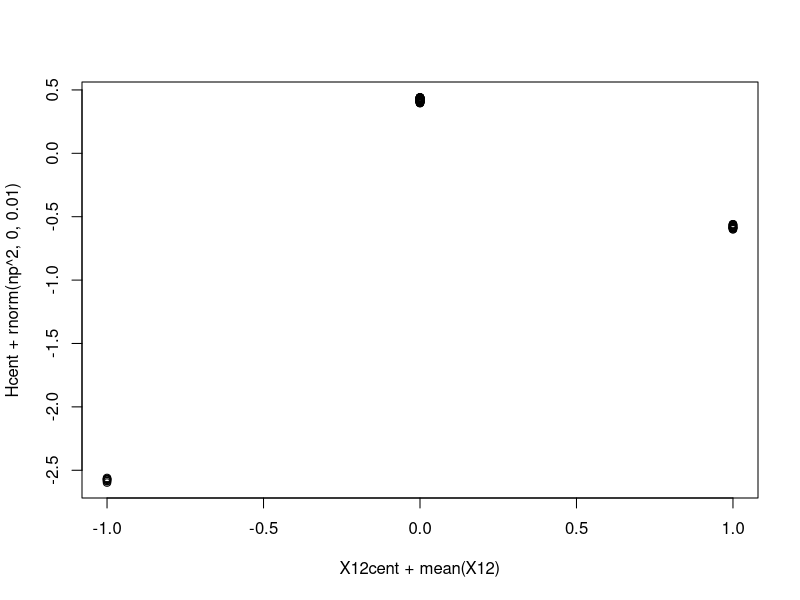
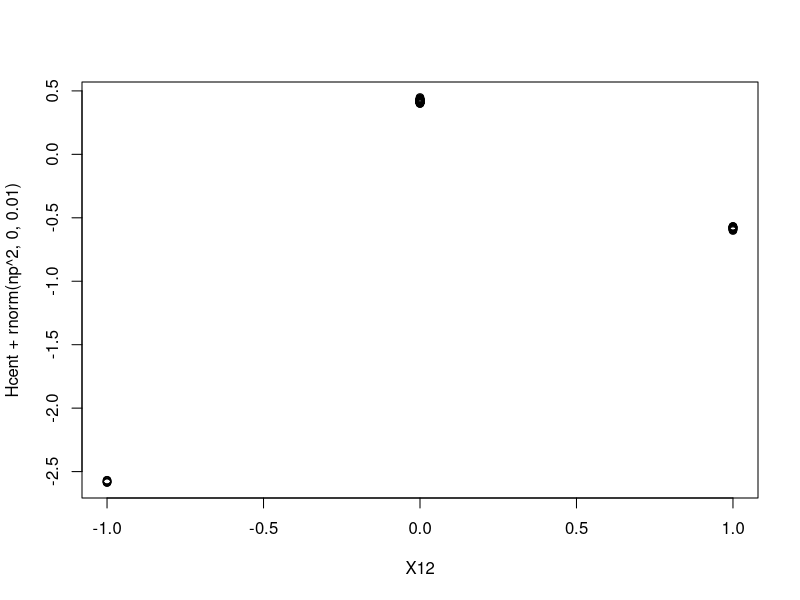
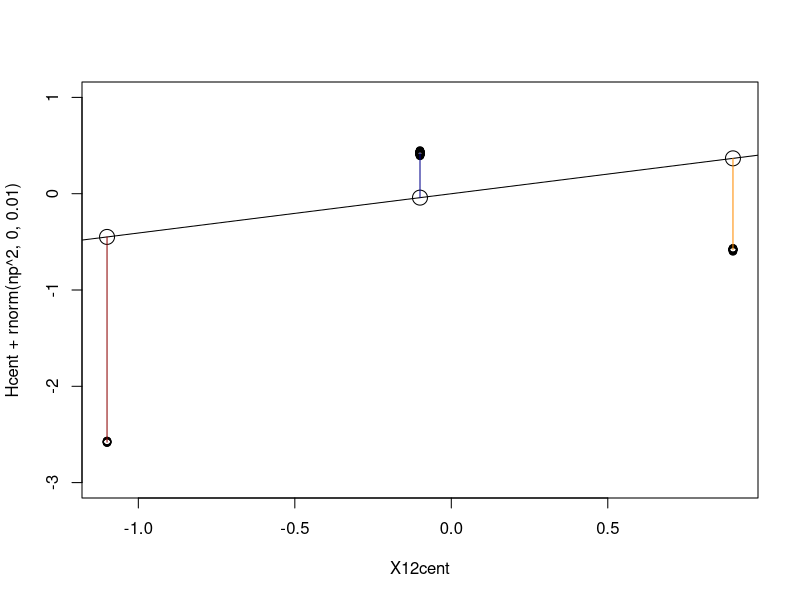
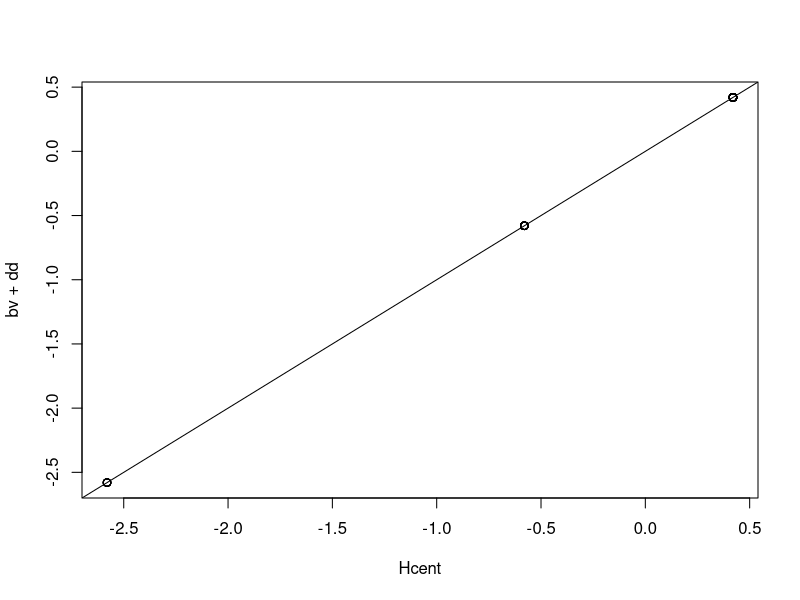
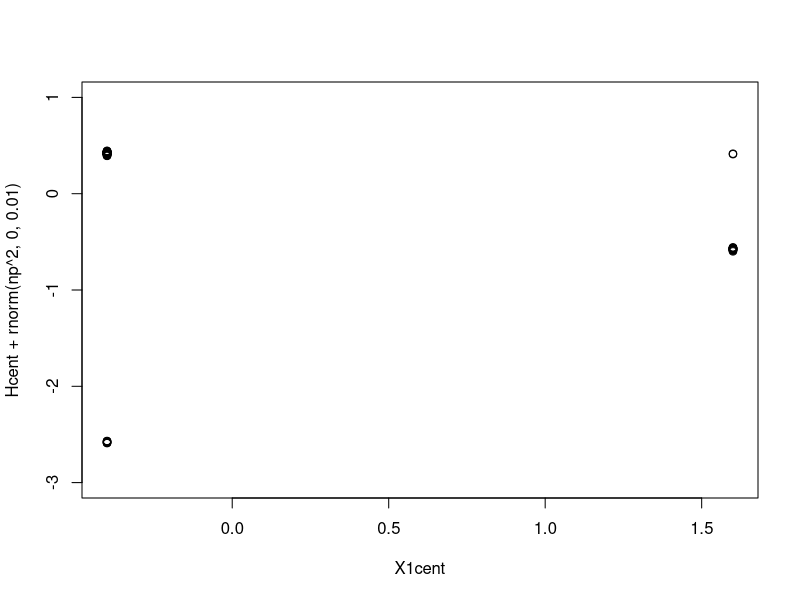
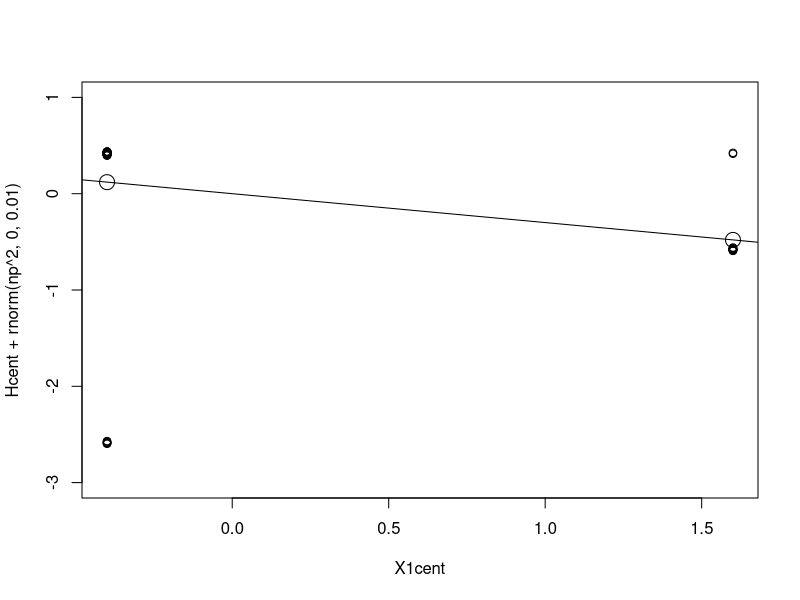
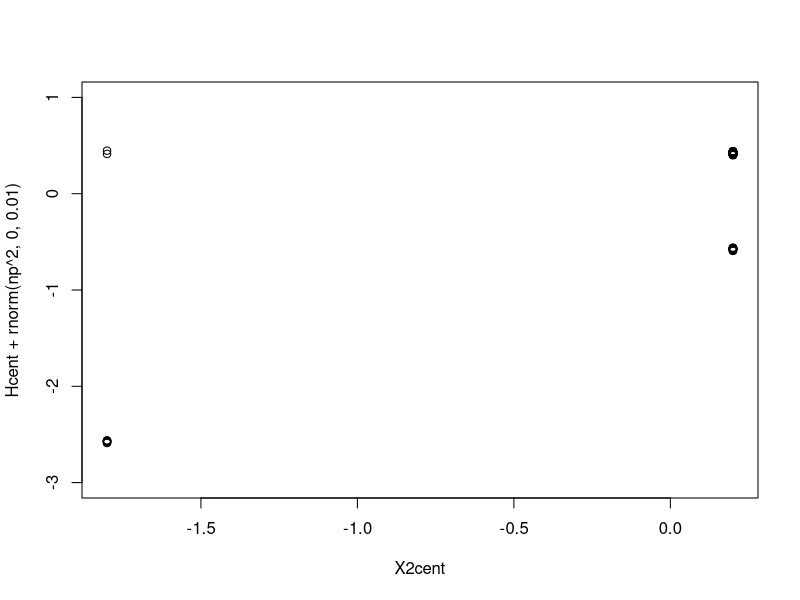
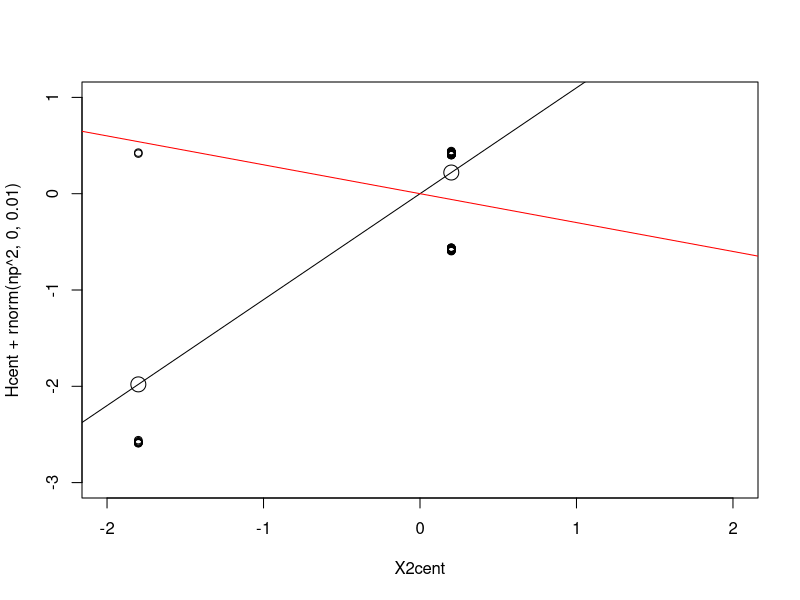

Source code (R) for these figures, in order: (Note: this script raises an error after producing the figures.)
# Below we will consider two examples,
# The first will have -1 genotype favoured in pool 1 and +1 favoured in pool 2 reflected in the GCA.
# The second will have +1 genotype favoured in both pools in terms of GCA, but the -1 genotype in pool 1
# is actually desired for long term improvement.

# Both examples will have the below in common, but different allele frequencies
a <- 1
d <- 2
np <- 10

######################################
# Example 1
(p1 <- 0.1)
q1 <- 1-p1
p2 <- 0.9
(q2 <- 1-p2)

set.seed(2)
table(X1 <- cbind(sample(c(-1,1), np, prob = c(q1, p1), replace = T)))
table(X2 <- cbind(sample(c(-1,1), np, prob = c(q2, p2), replace = T)))

(X1[rep(1:np, each = np),])
(X2[rep(1:np, times = np),])
X12 <- matrix((X1[rep(1:np, each = np),] + X2[rep(1:np, times = np),])/2, ncol = np)
X12
X1[1]
X2[1]
(W12 <- -1*abs(X12) + 1)

(H <- a*X12 + d*W12)
colnames(H) <- rownames(H) <- 1:np

# centring
Hcent <- H - mean(H)
mean(Hcent)
X12cent <- X12 - mean(X12)
mean(X12cent)
table(H)
table(Hcent)
# plot
plot(X12cent + mean(X12), Hcent + rnorm(np^2, 0, 0.01))
plot(X12, Hcent + rnorm(np^2, 0, 0.01))
# Now we consider the breeding values and dominance deviations in the hybrids (ignoring GCA/SCA for now)
(alpha <- cov(c(X12cent),c(Hcent))/var(c(X12cent)))
# 0.408

# overall allele frequencies in the hybrids
(p <- mean(X12+1)/2) # 0.55
(q <- 1-p) # 0.45
a + (q-p)*d #alpha not considering F, does not match 
# 0.8
(F <- 1 - mean(X12==0) / (2*p*q)) # accounting for non-random mating (i.e., structured mating between pools and not within) Falconer eq. 3.15
# -0.4949495
a + (q-p)*d*(1-F)/(1+F) # check via theory alpha considering F
a + d*cov(c(X12),c(W12))/var(c(X12)) # another way which respects the across-pool mating
# i.e., the fundamental issue causing a distinction with just using a + (q-p)*d is assortative or structured mating between pools, rather than inbreeding itself.
# 0.408
(mu <- mean(Hcent) - alpha*mean(c(X12cent)))
# 0
# insert allele substitution effect, alpha via regression line
plot(X12cent, Hcent + rnorm(np^2, 0, 0.01), ylim = c(-3,1)); abline(a=mu, b=alpha)
# plot(X12cent + mean(X12), Hcent + rnorm(np^2, 0, 0.01)); abline(a=mu-mean(X12), b=alpha)
(bv <- X12cent*alpha)
points(unique(c(X12cent)), unique(c(bv)), pch = 1, cex = 2) # insert breeding values of the three types of hybrids
(dd <- Hcent - X12cent*alpha) # insert dominance deviations
lines(unique(c(X12cent))[c(1,1)], c(unique(c(bv))[1], unique(c(bv))[1] + unique(c(dd))[1]), col = "darkblue")
lines(unique(c(X12cent))[c(2,2)], c(unique(c(bv))[2], unique(c(bv))[2] + unique(c(dd))[2]), col = "darkred")
lines(unique(c(X12cent))[c(3,3)], c(unique(c(bv))[3], unique(c(bv))[3] + unique(c(dd))[3]), col = "darkorange")
plot(Hcent, bv + dd); abline(a=0,b=1) # check

# GCA's and sca's
# pop 1
q1 # 0.9 # so we want to move towards the -1 genotype in pool 1, and we are starting very close to that
(X1cent <- X1[rep(1:np, each = np),] - mean(X1))
plot(X1cent, Hcent + rnorm(np^2, 0, 0.01), ylim = c(-3,1))
# plot(X1cent + mean(X1), Hcent + rnorm(np^2, 0, 0.01), ylim = c(-3,1))
(alpha1 <- cov(c(X1cent),c(Hcent))/var(c(X1cent)))
# -0.3
(p1_obs <- mean(X1 == 1)) # observed allele frequencies
(q1_obs <- mean(X1 == -1))
(p2_obs <- mean(X2 == 1))
(q2_obs <- mean(X2 == -1))
(a + (q2_obs-p2_obs)*d)/2 # check with theory
# -0.3
(F1 <- 1 - mean(W12)/(p1_obs*q2_obs + q1_obs*p2_obs)) # 1 - observed/expected hets = 0 in this case since we make all crosses
(a + (q2_obs-p2_obs)*d*(1-F1)/(1+F1))/2
a/2 + d*cov(c(X1cent), c(W12))/var(c(X1cent)) # another way to account for non-random mating (when it exists)
# -0.3
(mu1 <- mean(Hcent) - alpha1*mean(c(X1cent)))
#-1.822986e-16
plot(X1cent, Hcent + rnorm(np^2, 0, 0.01), ylim = c(-3,1)); abline(a=mu1, b=alpha1)
# gcas of pop1
(X1cent2 <- X1  - mean(X1))
(gca1 <- X1cent2*alpha1)
cbind(colMeans(Hcent), gca1)# check with hybrid table
points(unique(c(X1cent)), unique(c(round(X1cent*alpha1,3))), pch = 1, cex = 2)
# so here we can see that the -1 genotype in pool 1 is favoured, as we would expect.

# pop 2
p2 # 0.9 # so we want to move towards the +1 genotype in pool 2, and we are starting very close to that
(X2cent <- X2[rep(1:np, times = np),] - mean(X2))
plot(X2cent, Hcent + rnorm(np^2, 0, 0.01), ylim = c(-3,1))
(alpha2 <- cov(c(X2cent),c(Hcent))/var(c(X2cent)))
# 1.1
(a + (q1_obs-p1_obs)*d)/2 # check with theory
# 1.1
(F2 <- F1) # same as before
(a + (q1_obs-p1_obs)*d*(1-F2)/(1+F2))/2
a/2 + d*cov(c(X2cent), c(W12))/var(c(X2cent)) # another way to account for non-random mating (when it exists)
# 1.1
(mu2 <- mean(Hcent) - alpha2*mean(c(X2cent)))
plot(X2cent, Hcent + rnorm(np^2, 0, 0.01), ylim = c(-3,1), xlim=c(-2,2)); abline(a=mu2, b=alpha2);abline(a=mu1,b=alpha1, col="red")
# gcas of pop1
(X2cent2 <- X2  - mean(X2))
(gca2 <- X2cent2*alpha2)
cbind(rowMeans(Hcent), gca2)# check with hybrid table
points(unique(c(X2cent)), unique(c(round(X2cent*alpha2,3))), pch = 1, cex = 2)
# points(unique(c(X1cent)), unique(c(round(X1cent*alpha1,3))), pch = 1, cex = 2, col="red")
# so here we can see that the +1 genotype in pool 2 is favoured, as we would expect.

# SCA
# deviation from GCA and SCA
sca <- Hcent - (gca1[rep(1:np, each = np)] + gca2[rep(1:np, times = np)])
plot(Hcent, gca1[rep(1:np, each = np)] + gca2[rep(1:np, times = np)] + sca); abline(a=0,b=1) # check
# nice.

# lets plot this...
plot(X12cent, Hcent + rnorm(np^2, 0, 0.01), ylim = c(-3,1))
# Firstly, we need to conert our alphas to the scale of the hybrid genotypes
unique(c(X12)) # need to swap 1 and 2
# GCA1
points(unique(c(X12cent))[c(2,1,3)], (c(-1,-1,1) - mean(X1))*alpha1, pch = 1, cex = 1, col = "darkorange") # GCA1
lines(unique(c(X12cent))[c(2,1,3)], (c(-1,-1,1) - mean(X1))*alpha1, pch = 1, col = "darkorange") # GCA1
lines(unique(c(X12cent))[c(2,1,3)], (c(-1,0,1) - mean(X1))*alpha1, lty = 3, lwd = 0.5, col = "darkorange") # GCA1
# GCA2
points(unique(c(X12cent))[c(2,1,3)], (c(-1,1,1) - mean(X2))*alpha2, pch = 1, cex = 1, col = "darkred") # GCA2
lines(unique(c(X12cent))[c(2,1,3)], (c(-1,1,1) - mean(X2))*alpha2, pch = 1, col = "darkred") # GCA2
lines(unique(c(X12cent))[c(2,1,3)], (c(-1,0,1) - mean(X2))*alpha2, lty = 3, lwd = 0.5, col = "darkred") # GCA2
# combined
(gca <- (c(-1,-1,1) - mean(X1))*alpha1 + (c(-1,1,1) - mean(X2))*alpha2)
points(unique(c(X12cent))[c(2,1,3)], gca, pch = 1, cex = 1, col = "darkblue") # combined GCA line (GCA1 + GCA2)
lines(unique(c(X12cent))[c(2,1,3)], gca, pch = 1, col = "darkblue") # combined GCA line (GCA1 + GCA2)
# sca deviations (from combined GCA line)
lines(unique(c(X12cent))[c(2,2)], c(gca[1], gca[1] + unique(c(sca))[2]))
lines(unique(c(X12cent))[c(3,3)], c(gca[3], gca[3] + unique(c(sca))[3]))
lines(unique(c(X12cent))[c(1,1)], c(gca[2], gca[2] + unique(c(sca))[1]))
# The reason we dont have straight lines here is because at the heterozygote, the gca of the parents from
# pools 1 and 2 are equal to their values at -1 and 1, respectively (because those give the hybrid at 0).

# Note that the other way to get the hybrid is if the parents are +1 and -1 (reciprocals of above)
# in this case the plot is given by:
plot(X12cent, Hcent + rnorm(np^2, 0, 0.01), ylim = c(-3,1))
# GCA1
points(unique(c(X12cent))[c(2,1,3)], (c(-1,1,1) - mean(X1))*alpha1, pch = 1, cex = 1, col = "darkorange") # GCA1
lines(unique(c(X12cent))[c(2,1,3)], (c(-1,1,1) - mean(X1))*alpha1, pch = 1, col = "darkorange") # GCA1
lines(unique(c(X12cent))[c(2,1,3)], (c(-1,0,1) - mean(X1))*alpha1, lty = 3, lwd = 0.5, col = "darkorange") # GCA1
# GCA2
points(unique(c(X12cent))[c(2,1,3)], (c(-1,-1,1) - mean(X2))*alpha2, pch = 1, cex = 1, col = "darkred") # GCA2
lines(unique(c(X12cent))[c(2,1,3)], (c(-1,-1,1) - mean(X2))*alpha2, pch = 1, col = "darkred") # GCA2
 lines(unique(c(X12cent))[c(2,1,3)], (c(-1,0,1) - mean(X2))*alpha2, lty = 3, lwd = 0.5, col = "darkred") # GCA2
# combined
(gca <- (c(-1,1,1) - mean(X1))*alpha1 + (c(-1,-1,1) - mean(X2))*alpha2)
points(unique(c(X12cent))[c(2,1,3)], gca, pch = 1, cex = 1, col = "darkblue") # combined GCA line (GCA1 + GCA2)
lines(unique(c(X12cent))[c(2,1,3)], gca, pch = 1, col = "darkblue") # combined GCA line (GCA1 + GCA2)
lines(unique(c(X12cent))[c(2,2)], c(gca[1], gca[1] + unique(c(sca))[2])) # exactly the same as above
lines(unique(c(X12cent))[c(3,3)], c(gca[3], gca[3] + unique(c(sca))[3])) # exactly the same as above
lines(unique(c(X12cent))[c(1,1)], c(gca[2], gca[2] + unique(c(sca))[4])) # new line for the reciprocal hybrid

# also, we can see the above favours moving pool 1 to -1 genotype and pool 2 to +1 genotype
# below, we will see what happens when GCAs do not favour this, although the locus still has d = 2 > a = 1 like here

# assume pop2 (rows) is testers
Hcent_T <- t(scale(t(H), scale = FALSE))
rowMeans(Hcent_T)
p_T <- as.numeric(X2 == 1)
q_T <- 1- p_T
(alpha_T <- a+(q_T - p_T)*d)
apply(rep(alpha_T, 10)*X12, 1, var)
# 0.1777778 0.1777778 0.1777778 0.1777778 0.1777778 0.1777778 1.6000000 0.1777778 0.1777778 0.1777778
# variance of testcrosses, showing that tester with -1 has highest variance
# lets show this below logically...
# a=1, d= 2, the favourable testers have genotype = 1, given pool 1 has allele frequencies p = 0.2, q = 0.8

X1
# aa  Aa
# 0.8 0.2
gca1 # so 5 & 6 which are +1 genotype have lower gca's than the -1 genotyps, 
# so we want to show gca(g = -1) > gca(g = +1)
# This means that if we have a tester which is AA, it produces hybrids
# Aa     AA
# at frequencies
# 0.8 and 0.2
# d      a
# meaning that a pool 1 parent with aa has hybrids Aa with d =2, 
# while a parent with AA has hybrids AA with a = 1.
# so the gap is 1.

# Alternatively, if we have a tester which is aa, it produces hybrids
# Aa     aa
# at frequencies
# 0.2 and 0.8
# d      -a
# meaning that a pool 1 parent with aa has hybrids aa with -a =-1, 
# while a parent with AA has hybrids Aa with d = 2.
# so the gap is 3.

# in both cases, the rankings of parent GCA's are correct, but a tester
# with -1 will give greater variance as shown by below
apply(rep(alpha_T, 10)*X12, 1, var)*9/10 # note we need to multiply by 9/10 since var uses 1/(n-1) instead of 1/n
0.5*(1+F11)*p1_obs*q1_obs*alpha_T^2

# ok, so the above works for a single tester. If you are interested in the full factorial, i'll leave it to you.
# but the above shows the tester case perfectly.
# I would suggest doing the reciprocal crosses (testers are pool 1), since it will show a different tester state which is favorable...


# additive variance in the hybrids
(F11 <- 1 - mean(X1==0) / (2*p1_obs*q1_obs))
(sigma_tc = 0.5*(1+F11)*p1_obs*q1_obs*((alpha_T)^2))

(mu_tc <- a * (p1_obs * p2_obs - q1_obs * q2_obs) + d * (p1_obs * q2_obs + p2_obs * q1_obs))
(mean(H))

######################################
# Example 2
a # same as above
d # same as above
(p1 <- 0.3) # I changed here now
q1 <- 1-p1
p2 <- 0.7 # I changed here now
(q2 <- 1-p2)

# The code below is exactly the same as above, now using different allele frequencies
set.seed(2)
table(X1 <- cbind(sample(c(-1,1), np, prob = c(q1, p1), replace = T)))
table(X2 <- cbind(sample(c(-1,1), np, prob = c(q2, p2), replace = T)))

(X1[rep(1:np, each = np),])
(X2[rep(1:np, times = np),])
X12 <- matrix((X1[rep(1:np, each = np),] + X2[rep(1:np, times = np),])/2, ncol = np)
X12
X1[1]
X2[1]
(W12 <- -1*abs(X12) + 1)

(H <- a*X12 + d*W12)
colnames(H) <- rownames(H) <- 1:np

# centring
Hcent <- H - mean(H)
mean(Hcent)
X12cent <- X12 - mean(X12)
mean(X12cent)
# plot
plot(X12cent + mean(X12), Hcent + rnorm(np^2, 0, 0.01))
# Now we consider the breeding values and dominance deviations in the hybrids (ignoring GCA/SCA for now)
(alpha <- cov(c(X12cent),c(Hcent))/var(c(X12cent)))
# 0.76 (0.408 before)
# overall allele frequencies in the hybrids
(p <- mean(X12+1)/2) # 0.55 (same as before)
(q <- 1-p) # 0.45
(F <- 1 - mean(X12==0) / (2*p*q)) # accounting for non-random mating (i.e., structured mating between pools and not within)
# -0.09090909 (-0.4949495 before)
a + (q-p)*d*(1-F)/(1+F) # check via theory
a + d*cov(c(X12),c(W12))/var(c(X12)) # another way which respects the across-pool mating
# i.e., the fundamental issue causing a distinction with just using a + (q-p)*d is assortative or structured mating between pools, rather than inbreeding itself.
# 0.76 (0.408 before)
(mu <- mean(Hcent) - alpha*mean(c(X12cent)))
# 0
# insert allele substitution effect, alpha via regression line
plot(X12cent, Hcent + rnorm(np^2, 0, 0.01), ylim = c(-3,1)); abline(a=mu, b=alpha)
# plot(X12cent + mean(X12), Hcent + rnorm(np^2, 0, 0.01)); abline(a=mu-mean(X12), b=alpha)
(bv <- X12cent*alpha)
points(unique(c(X12cent)), unique(c(bv)), pch = 1, cex = 2) # insert breeding values of the three types of hybrids
(dd <- Hcent - X12cent*alpha) # insert dominance deviations
lines(unique(c(X12cent))[c(1,1)], c(unique(c(bv))[1], unique(c(bv))[1] + unique(c(dd))[1]), col = "darkblue")
lines(unique(c(X12cent))[c(2,2)], c(unique(c(bv))[2], unique(c(bv))[2] + unique(c(dd))[2]), col = "darkred")
lines(unique(c(X12cent))[c(3,3)], c(unique(c(bv))[3], unique(c(bv))[3] + unique(c(dd))[3]), col = "darkorange")
plot(Hcent, bv + dd); abline(a=0,b=1) # check

# GCA's and sca's
# pop 1
q1 # 0.7 # so we still want to move towards the -1 genotype in pool 1, but we are now starting further away.
(X1cent <- X1[rep(1:np, each = np),] - mean(X1))
plot(X1cent, Hcent + rnorm(np^2, 0, 0.01), ylim = c(-3,1))
(alpha1 <- cov(c(X1cent),c(Hcent))/var(c(X1cent)))
# 0.1 (-0.3 before)
(p1_obs <- mean(X1 == 1)) # observed allele frequencies
(q1_obs <- mean(X1 == -1))
(p2_obs <- mean(X2 == 1))
(q2_obs <- mean(X2 == -1))
(a + (q2_obs-p2_obs)*d)/2 # check with theory
# 0.1 (-0.3 before)
(F1 <- 1 - mean(W12)/(p1_obs*q2_obs + q1_obs*p2_obs)) # 1 - observed/expected hets = 0 in this case since we make all crosses
(a + (q2_obs-p2_obs)*d*(1-F1)/(1+F1))/2 #0.1
a/2 + d*cov(c(X1cent), c(W12))/var(c(X1cent)) # 0.1 another way to account for non-random mating (when it exists)
# 0.1 (-0.3 before)
(mu1 <- mean(Hcent) - alpha1*mean(c(X1cent)))
plot(X1cent, Hcent + rnorm(np^2, 0, 0.01), ylim = c(-3,1)); abline(a=mu1, b=alpha1)
# gcas of pop1
(X1cent2 <- X1  - mean(X1))
(gca1 <- X1cent2*alpha1)
cbind(colMeans(Hcent), gca1)# check with hybrid table
points(unique(c(X1cent)), unique(c(round(X1cent*alpha1,3))), pch = 1, cex = 2)
# so here we can see that the -1 genotype in pool 1 is no longer favoured via the gca effects
# Despite long-term we do want that -1 genotype in pool 1, the key issue here as that the
# gca effects reflect the average combining ability of the parents, so with a change in allele frequency
# in pool 2 (from 0.9 for +1 to 0.7), the average looks worse for the -1 genotype, and hence the gca effects
# want to push the pool towards +1, favouring a local maximum at a = 1, ignoring the long-term potential to
# get towards d (via favouring the -1 genotype).

# pop 2
q2 # 0.3 # so we still want to move towards the 1 genotype in pool 3, but we are now starting further away.
(X2cent <- X2[rep(1:np, times = np),] - mean(X2))
plot(X2cent, Hcent + rnorm(np^2, 0, 0.01), ylim = c(-3,1))
(alpha2 <- cov(c(X2cent),c(Hcent))/var(c(X2cent)))
# 0.7 (1.1 before)
(a + (q1_obs-p1_obs)*d)/2 # check with theory
# 0.1 (-0.3 before)
(F2 <- F1) # 1 - observed/expected hets = 0 in this case since we make all crosses
(a + (q1_obs-p1_obs)*d*(1-F2)/(1+F2))/2 #0.7
a/2 + d*cov(c(X2cent), c(W12))/var(c(X2cent)) # 0.7 another way to account for non-random mating (when it exists)
# 0.1 (-0.3 before)
(mu2 <- mean(Hcent) - alpha2*mean(c(X2cent)))
plot(X2cent, Hcent + rnorm(np^2, 0, 0.01), ylim = c(-3,1)); abline(a=mu2, b=alpha2)

# gcas of pop2
(X2cent2 <- X2  - mean(X2))
(gca2 <- X2cent2*alpha2)
cbind(rowMeans(Hcent), gca2)# check with hybrid table
points(unique(c(X2cent)), unique(c(round(X2cent*alpha2,3))), pch = 1, cex = 2)

# lets take the same a and d values, but change the frequency of the pool 2 alleles, and check the alpha1
# and the gca for parents in pool1
p22 <- seq(0,1,0.01)
q22 <- 1 - p22
(alpha11 <- a + (q22-p22)*d)
plot(p22, alpha11, ylim = c(-3,3)); abline(a=0,b=0)
lines(p22, -1*alpha11, col = "red") # -1 genotype's gca in pool 1
lines(p22, 1*alpha11, col = "blue") # +1 genotype's gca in pool 1
# so what allele frequency do we need to get a positive gca for the -1 genotype?
# assume -1*alpha11 >= 0
# ie.. alpha11 <= 0
# a + (q22-p22)*d <= 0
# (q22-p22) <= -a/d
# so when a=1,d=2
# we want (q22-p22) <= -1/2
# given q = 1-p
# 1-2*p22 <= -1/2
gca1_x <- cbind(alpha11, p22)
gca1_x[which.min(abs(gca1_x[, "alpha11"])), "p22"]
lines(c(0.75,0.75), c(-3,3))
# p22 >= 0.75 (which we had before when p22 = 0.9, but not now as p22 = 0.7)

# pop 2
p2 # 0.7 # so we still want to move towards the +1 genotype in pool 2, but we are now starting further away.
(X2cent <- X2[rep(1:np, times = np),] - mean(X2))
plot(X2cent, Hcent + rnorm(np^2, 0, 0.01), ylim = c(-3,1))
(alpha2 <- cov(c(X2cent),c(Hcent))/var(c(X2cent)))
# 0.7 (1.1 before)
(a + (q1_obs-p1_obs)*d)/2 # check with theory
# 0.7 (1.1 before)
(F2 <- F1) # same as before
(a + (q1_obs-p1_obs)*d*(1-F2)/(1+F2))/2
a/2 + d*cov(c(X2cent), c(W12))/var(c(X2cent)) # another way to account for non-random mating (when it exists)
# 0.7 (1.1 before)
(mu2 <- mean(Hcent) - alpha2*mean(c(X2cent)))
plot(X2cent, Hcent + rnorm(np^2, 0, 0.01), ylim = c(-3,1)); abline(a=mu2, b=alpha2)
# gcas of pop1
(X2cent2 <- X2  - mean(X2))
(gca2 <- X2cent2*alpha2)
cbind(rowMeans(Hcent), gca2)# check with hybrid table
points(unique(c(X2cent)), unique(c(round(X2cent*alpha2,3))), pch = 1, cex = 2)
# so here we can see that the +1 genotype in pool 2 is still favoured

# SCA
# deviation from GCA and SCA
sca <- Hcent - (gca1[rep(1:np, each = np)] + gca2[rep(1:np, times = np)])
plot(Hcent, gca1[rep(1:np, each = np)] + gca2[rep(1:np, times = np)] + sca); abline(a=0,b=1) # check
# nice.

# lets plot this...
plot(X12cent, Hcent + rnorm(np^2, 0, 0.01), ylim = c(-3,1))
# Firstly, we need to conert our alphas to the scale of the hybrid genotypes
unique(c(X12)) # need to swap 1 and 2
# GCA1
points(unique(c(X12cent))[c(2,1,3)], (c(-1,-1,1) - mean(X1))*alpha1, pch = 1, cex = 1, col = "darkorange") # GCA1
lines(unique(c(X12cent))[c(2,1,3)], (c(-1,-1,1) - mean(X1))*alpha1, pch = 1, col = "darkorange") # GCA1
# lines(unique(c(X12cent))[c(2,1,3)], (c(-1,0,1) - mean(X1))*alpha1, lty = 3, lwd = 0.5, col = "darkorange") # GCA1
# GCA2
points(unique(c(X12cent))[c(2,1,3)], (c(-1,1,1) - mean(X2))*alpha2, pch = 1, cex = 1, col = "darkred") # GCA2
lines(unique(c(X12cent))[c(2,1,3)], (c(-1,1,1) - mean(X2))*alpha2, pch = 1, col = "darkred") # GCA2
# lines(unique(c(X12cent))[c(2,1,3)], (c(-1,0,1) - mean(X2))*alpha2, lty = 3, lwd = 0.5, col = "darkred") # GCA2
# combined
(gca <- (c(-1,-1,1) - mean(X1))*alpha1 + (c(-1,1,1) - mean(X2))*alpha2)
points(unique(c(X12cent))[c(2,1,3)], gca, pch = 1, cex = 1, col = "darkblue") # combined GCA line (GCA1 + GCA2)
lines(unique(c(X12cent))[c(2,1,3)], gca, pch = 1, col = "darkblue") # combined GCA line (GCA1 + GCA2)
# sca deviations (from combined GCA line)
lines(unique(c(X12cent))[c(2,2)], c(gca[1], gca[1] + unique(c(sca))[2]))
lines(unique(c(X12cent))[c(1,1)], c(gca[2], gca[2] + unique(c(sca))[1]))
lines(unique(c(X12cent))[c(3,3)], c(gca[3], gca[3] + unique(c(sca))[3]))
# The reason we dont have straight lines here is because at the heterozygote, the gca of the parents from
# pools 1 and 2 are equal to their values at -1 and 1, respectively (because those give the hybrid at 0).

# i've left out the reciprocal hybrids for brevity.

# so this all shows that the short-term target via GCA at this locus will actually be a, not d (which is >a).
# provided that p22 < 0.75, given a=1, d=2.

# so what can we do? well we can calculate the expected gain in the hybrids after one round of parent selection

# firstly, assume low selection intensity over two cycles,
# lets say ~80% each time (this will show we will get a gain in hybrids due to less hybrids at -1 genotype but then as pool 2 becomes fixed,
# the selection focus via gca will shift back to the -1 genotype)
# round 1 ------------------------
cbind(X1, gca1)
cbind(X2, gca2) # gca favours +1 genotype in both pools
(X11 <- cbind(X1[rank(gca1, ties.method = "first") > 2, ]))
(X22 <- cbind(X2[rank(gca2, ties.method = "first") > 2, ]))
# create hybrids
(X122 <- matrix((X11[rep(1:8, each = 8)] + X22[rep(1:8, times = 8)])/2, ncol = 8))
(W122 <- -1*abs(X122) + 1)
(H12 <- a*X122 + d*W122)
mean(H12)
# 1.375
# new observed frequencies
(p1_obs2 <- mean(X11 == 1)) # 0.5 (0.3 before)
(q1_obs2 <- mean(X11 == -1)) # so we've actually reduced from 0.7 to 0.5
(p2_obs2 <- mean(X22 == 1)) # now 0.875, so we've gotten past that 0.75 mark.
(q2_obs2 <- mean(X22 == -1))
(gca11 <- colMeans(H12 - mean(H12)))
cbind(X11, gca11) # so now gca has switched to favouring the -1 genotype in pool 1
(gca22 <- rowMeans(H12 - mean(H12)))
cbind(X22, gca22) # same as above, still favouring +1 genotype in pool 2
# round 2 ------------------------
(X111 <- cbind(X11[rank(gca11, ties.method = "first") > 2, ]))
(X222 <- cbind(X22[rank(gca22, ties.method = "first") > 2, ]))
# create hybrids
(X1222 <- matrix((X111[rep(1:6, each = 6)] + X222[rep(1:6, times = 6)])/2, ncol = 6))
(W1222 <- -1*abs(X1222) + 1)
(H122 <- a*X1222 + d*W1222)
mean(H122)
# 1.375 for H12 and 1.666667 for H122...
# new observed frequencies
mean(X111 == 1) # 0.3333333 back towards the favourable direction
mean(X111 == -1)
mean(X222 == 1) # now 1, fixed
mean(X222 == -1)
(gca111 <- colMeans(H122 - mean(H122)))
cbind(X111, gca111) # still favouring -1 genotype, as expected
(gca222 <- rowMeans(H122 - mean(H122))) # all zero, fixed

# you could go and do a third round, to see the hybrid mean increasing again towards 2.

# round 3 ------------------------
(X1111 <- cbind(X111[rank(gca111, ties.method = "first") > 2, ]))
(X2222 <- cbind(X222[rank(gca222, ties.method = "first") > 2, ]))
# create hybrids
(X12222 <- matrix((X1111[rep(1:4, each = 4)] + X2222[rep(1:4, times = 4)])/2, ncol = 4))
(W12222 <- -1*abs(X12222) + 1)
(H1222 <- a*X12222 + d*W12222)
mean(H1222)
# 2 mean...
# new observed frequencies
mean(X1111 == 1) # 0.3333333 back towards the favourable direction
mean(X1111 == -1)
mean(X2222 == 1) # now 1, fixed
mean(X2222 == -1)
(gca1111 <- colMeans(H1222 - mean(H1222)))
cbind(X1111, gca1111) # still favouring -1 genotype, as expected
(gca2222 <- rowMeans(H1222 - mean(H1222))) # all zero, fixed
cbind(X2222, gca2222)

plot(1:4, c(mean(H), mean(H12),  mean(H122), mean(H1222))) # gain over cycles
lines(1:4, c(mean(H), mean(H12),  mean(H122), mean(H1222)))

# now reverse the gca value by *-1 in the first cycle for pool 1
# round 1 ------------------------
cbind(X1, -gca1) # force gca to favour -1 genotype in pool 1
cbind(X2, gca2) # gca favours +1 genotype in pool 2
(X11 <- cbind(X1[rank(-gca1, ties.method = "first") > 2, ]))
(X22 <- cbind(X2[rank(gca2, ties.method = "first") > 2, ]))
# create hybrids
(X122 <- matrix((X11[rep(1:8, each = 8)] + X22[rep(1:8, times = 8)])/2, ncol = 8))
(W122 <- -1*abs(X122) + 1)
(H12 <- a*X122 + d*W122)
mean(H12)
# 1.5 # higher than before
# new observed frequencies
mean(X11 == 1) # 0.25 (0.3 before)
mean(X11 == -1) # so we've now increased from 0.7 to 0.75, which is desirable
mean(X22 == 1) # now 0.875, so we've gotten past that 0.75 mark (just like in the above)
mean(X22 == -1)
(gca11 <- colMeans(H12 - mean(H12)))
cbind(X11, gca11) # same as above, still favoruing -1 genotype in pool 1
(gca22 <- rowMeans(H12 - mean(H12)))
cbind(X22, gca22) # same as above, still favoruing +1 genotype in pool 2
# round 2 ------------------------
(X111 <- cbind(X11[rank(gca11, ties.method = "first") > 2, ]))
(X222 <- cbind(X22[rank(gca22, ties.method = "first") > 2, ]))
# create hybrids
(X1222 <- matrix((X111[rep(1:6, each = 6)] + X222[rep(1:6, times = 6)])/2, ncol = 6))
(W1222 <- -1*abs(X1222) + 1)
(H122 <- a*X1222 + d*W1222)
mean(H122)
# 2 yes, we have created favourable hybrids quickly
# new observed frequencies
mean(X111 == 1)
mean(X111 == -1) # now 1, fixed
mean(X222 == 1) # still 1, fixed
mean(X222 == -1)
(gca111 <- colMeans(H122 - mean(H122)))
cbind(X111, gca111) # all zero, fixed
(gca222 <- rowMeans(H122 - mean(H122))) # all zero, fixed
cbind(X222, gca222)
plot(1:3, c(mean(H), 1.375, 1.375), ylim = c(1,2.5)) # gain over cycles
lines(1:3, c(mean(H), 1.375, 1.375))
points(1:3, c(mean(H), 1.5, 2), col = "green")
lines(1:3, c(mean(H), 1.5, 2), col = "green")

# we can also do the above via manipulation of selection index theory (for later).

# In other words, selecting on GCA alone might find local maxima (a), which does not exploit the overdominance.
# I.e. it attempts to boost short-term gain which sacrifices time getting long-term complementarity and genetic gain.
# In this example, it was actually much better for short and long term improvement by forcing -gca1.
